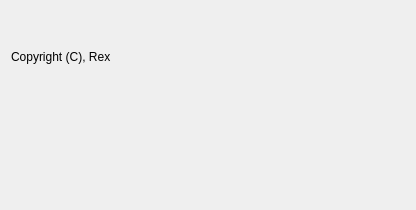
<?xml version="1.0" encoding="UTF-8"?>
<ui version="4.0">
 <class>about</class>
 <widget class="QDialog" name="about">
  <property name="geometry">
   <rect>
    <x>0</x>
    <y>0</y>
    <width>416</width>
    <height>210</height>
   </rect>
  </property>
  <property name="windowTitle">
   <string>Dialog</string>
  </property>
  <layout class="QVBoxLayout" name="verticalLayout">
   <item>
    <widget class="QLabel" name="label">
     <property name="text">
      <string>Copyright (C), Rex</string>
     </property>
    </widget>
   </item>
   <item>
    <widget class="QLabel" name="movieLabel">
     <property name="text">
      <string/>
     </property>
    </widget>
   </item>
  </layout>
 </widget>
 <resources/>
 <connections/>
</ui>
